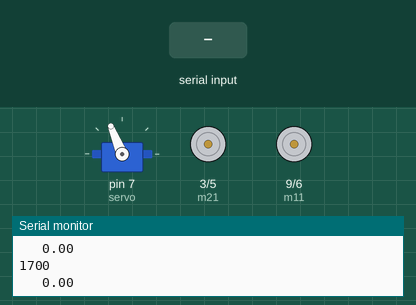
A sketch run on a simulated Arduino Uno, built with avr-gcc and run on an emulated ATmega328P. Parts: servo, motor-driver pin pairs drawn as motors (green arrow = first pin HIGH = forward, orange = second pin HIGH = backward, longer = more drive), the last lines printed to the serial monitor. The test bench sets the inputs (shaded band).

Above: at 2.2 s.
2.3 s: "a" received over Serial
At 2.9 s:
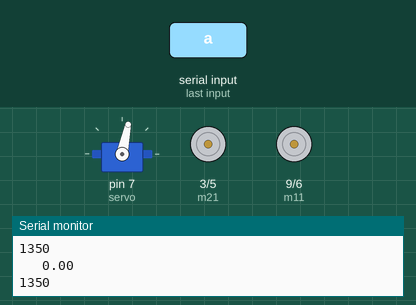
3.8 s: "w" received over Serial
At 5.1 s:
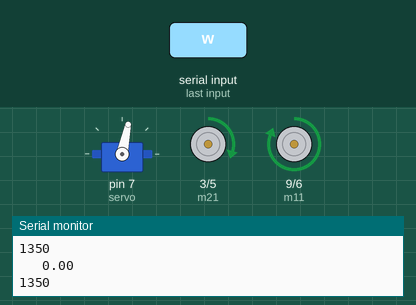
Timing chart, 0 to 6.8 s (numbered marks = the images above; inputs shaded):
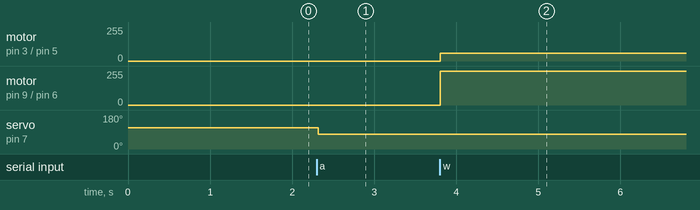

Measured:
- after the input at 2.3 s, servo on pin 7 (servo): 112° → 78° at once
- after the input at 3.8 s, motor on pin 3 (m21) / pin 5 (m22): stopped → forward 60/255 at once; motor on pin 9 (m11) / pin 6 (m12): stopped → forward 255/255 at once

The sketch:

Serial_test.ino
```cpp
#include<Servo.h>
Servo servo;
char v;
int error;
int angle;

int m11=9, m12=6, m21=3, m22=5;
boolean manual = false;
float kp = 23;
float ki = 0.08;
float kd = 10;
float p, i, d;
int baseAngle = 1700, maxLim = 1950, minLim = 1350;
int pid, prev_error;
int range = 250;
void setup(){
  Serial.begin(9600);
  servo.attach(7);
  servo.writeMicroseconds(baseAngle);
  delay(1000);
}

void check_conditions(){
  if (Serial.available() > 0){
    v = Serial.read();

    if (v == 'w') forward();
    else if (v == 'r') engineOff();
    else if (v == 'l') {
      if (manual == false){
        manual = true;

      }
      else{
        manual = false;

      }
    }
    else if (v == 'm') {
      baseAngle = baseAngle-10;
      maxLim = maxLim - 10;
      minLim = minLim - 10;
    }
    else if (v == 'n') {
      baseAngle = baseAngle+10;
      maxLim = maxLim + 10;
      minLim = minLim + 10;
    }

    else{
      if (manual == false){

        error = v;
        error = error - 78;
      }
    }
  }
}

void loop(){

  check_conditions();

  if (manual == true)manual_mode();

  else {
    //Serial.println("AutoPilot Enabled    ");
    calculate_pid();

    angle = baseAngle - pid;
  }
  if (angle > maxLim)angle = maxLim;

  if (angle <  minLim)angle = minLim;
  Serial.println(angle);
  Serial.print("   ");
  servo.writeMicroseconds(angle);


 /* Serial.println(p);
  Serial.print("   ");
  Serial.println(i);
  Serial.print("         ");
  Serial.println(angle);*/

}


void calculate_pid(){
  p = error * kp;

  if ((error <= 5) && (error >=-5)){

  i = i + (ki*error);
  if (i > 100)i = 100;
  if (i< -100)i = -100;
  }


  d = kd*(error - prev_error);
  Serial.println(i);

  pid = p + i + d;

  if (pid > range)pid = range;
  if (pid < -1*(range)) pid = -1*(range);

  if (pid > 0)pid = pid*1.4;
  //Serial.println(pid);

  prev_error = error;
}


void forward(){
  analogWrite(m11, 255);
  analogWrite(m12, 0);
  analogWrite(m21, 60);
  analogWrite(m22, 0);
}
void backward(){
  analogWrite(m11, 0);
  analogWrite(m12, 255);
  analogWrite(m21, 0);
  analogWrite(m22, 60);
}

void engineOff(){
  analogWrite(m11, 0);
  analogWrite(m12, 0);
  analogWrite(m21, 0);
  analogWrite(m22, 0);

}

void manual_mode(){
  p = 0;
  i = 0;
  d = 0;
  //Serial.println("Autopilot Disabled    ");
 // if (v == 'w')forward();
  if (v == 'a') angle = maxLim;
  if (v == 'd') angle = minLim;
  if (v == 's') backward();
  if (v == 'e') angle = baseAngle;
  //if (v == 'r') engineOff();
}
```
